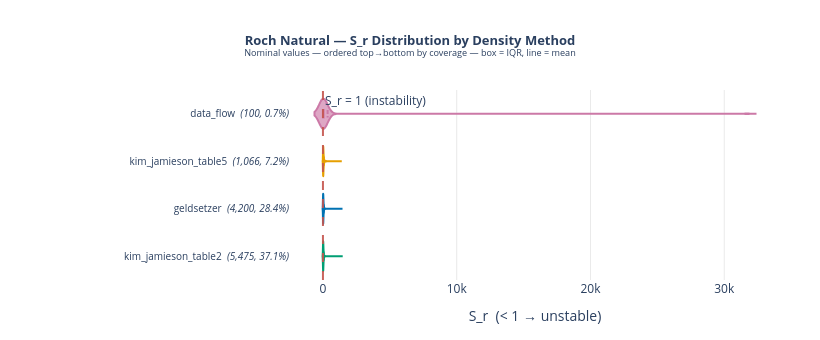

Source (notebook cell):
### Markdown cell above
## 3. Output Value Distributions

Violin plots of S_r (Roch) and g_delta (WEAC) across pathways.
Threshold lines mark the instability boundary for each criterion.

### Code cell
roch_valid   = roch_slab_df[roch_slab_df['s_r_ok']].copy()
methods_by_n = (
    roch_valid.groupby('density_method')['slab_id']
    .count().sort_values(ascending=False).index.tolist()
)

fig = go.Figure()
for dm in reversed(methods_by_n):
    vals  = roch_valid.loc[roch_valid['density_method'] == dm, 's_r'].dropna().values
    if len(vals) == 0:
        continue
    n     = len(vals)
    color = DENSITY_COLORS.get(dm, '#888')
    fig.add_trace(go.Violin(
        x=vals,
        y=[f"{dm}  <i>({n:,}, {n / total_slabs:.1%})</i>"] * n,
        orientation='h',
        name=dm,
        box_visible=True, meanline_visible=True, points=False,
        fillcolor=rgba(color, 0.65),
        line_color=rgba(color, 1.0),
        showlegend=False,
    ))

fig.add_vline(
    x=1.0, line_dash='dash',
    line_color='rgba(196,84,78,0.9)', line_width=2,
    annotation_text='S_r = 1 (instability)', annotation_position='top right',
)
fig.update_layout(
    title=dict(
        text=(
            '<b>Roch Natural — S_r Distribution by Density Method</b><br>'
            '<sup>Nominal values — ordered top→bottom by coverage — '
            'box = IQR, line = mean</sup>'
        ),
        x=0.5, xanchor='center', font=dict(size=13),
    ),
    xaxis=dict(title='S_r  (< 1 → unstable)', gridcolor='rgba(200,200,200,0.4)'),
    yaxis=dict(autorange='reversed', tickfont=dict(size=10)),
    plot_bgcolor='white',
    violingap=0.10,
    width=820, height=340,
    margin=dict(l=290, r=40, t=90, b=60),
)
fig.show()

### Figure 1 — Plotly figure (JSON) as saved in the notebook; plotly's stock layout.template omitted (floating-point values rounded to 4 significant figures; data arrays with more than 128 entries replaced by an {"elided": "..."} marker saying what was removed)
{"data": [{"box": {"visible": true}, "fillcolor": "rgba(204,121,167,0.65)", "line": {"color": "rgba(204,121,167,1.0)"}, "meanline": {"visible": true}, "name": "data_flow", "orientation": "h", "points": false, "showlegend": false, "type": "violin", "x": [28.52, 25.05, 54.58, 54.58, 7.412, 7.412, 83.43, 83.43, 6.818, 8.56, 119.1, 31700.0, 11.67, 25.05, 12.18, 28.76, 3.588, 10.52, 30.88, 7.598, 15.82, 69.31, 5.821, 17.84, 83.26, 238.0, 13.57, 21.57, 15.37, 61.93, 17.23, 57.57, 53.42, 53.42, 53.42, 9.461, 151.7, 14.55, 14.55, 13.27, 13.27, 101.6, 13.95, 13.95, 10.69, 8.555, 13.21, 38.92, 59.46, 6.447, 7.608, 52.31, 52.31, 52.31, 52.31, 16.97, 18.02, 9.112, 8.041, 20.47, 20.52, 9.225, 7.195, 22.65, 15.82, 40.46, 29.0, 221.9, 9.271, 13.74, 19.94, 35.69, 13.86, 3.118, 5.86, 5.86, 28.9, 7.758, 46.53, 26.62, 4.054, 24.75, 43.1, 25.83, 25.83, 88.72, 30.74, 12.33, 20.39, 20.39, 20.39, 15.72, 15.69, 11.99, 10.5, 24.56, 58.48, 16.62, 37.28, 50.24], "y": ["data_flow  <i>(100, 0.7%)</i>", "data_flow  <i>(100, 0.7%)</i>", "data_flow  <i>(100, 0.7%)</i>", "data_flow  <i>(100, 0.7%)</i>", "data_flow  <i>(100, 0.7%)</i>", "data_flow  <i>(100, 0.7%)</i>", "data_flow  <i>(100, 0.7%)</i>", "data_flow  <i>(100, 0.7%)</i>", "data_flow  <i>(100, 0.7%)</i>", "data_flow  <i>(100, 0.7%)</i>", "data_flow  <i>(100, 0.7%)</i>", "data_flow  <i>(100, 0.7%)</i>", "data_flow  <i>(100, 0.7%)</i>", "data_flow  <i>(100, 0.7%)</i>", "data_flow  <i>(100, 0.7%)</i>", "data_flow  <i>(100, 0.7%)</i>", "data_flow  <i>(100, 0.7%)</i>", "data_flow  <i>(100, 0.7%)</i>", "data_flow  <i>(100, 0.7%)</i>", "data_flow  <i>(100, 0.7%)</i>", "data_flow  <i>(100, 0.7%)</i>", "data_flow  <i>(100, 0.7%)</i>", "data_flow  <i>(100, 0.7%)</i>", "data_flow  <i>(100, 0.7%)</i>", "data_flow  <i>(100, 0.7%)</i>", "data_flow  <i>(100, 0.7%)</i>", "data_flow  <i>(100, 0.7%)</i>", "data_flow  <i>(100, 0.7%)</i>", "data_flow  <i>(100, 0.7%)</i>", "data_flow  <i>(100, 0.7%)</i>", "data_flow  <i>(100, 0.7%)</i>", "data_flow  <i>(100, 0.7%)</i>", "data_flow  <i>(100, 0.7%)</i>", "data_flow  <i>(100, 0.7%)</i>", "data_flow  <i>(100, 0.7%)</i>", "data_flow  <i>(100, 0.7%)</i>", "data_flow  <i>(100, 0.7%)</i>", "data_flow  <i>(100, 0.7%)</i>", "data_flow  <i>(100, 0.7%)</i>", "data_flow  <i>(100, 0.7%)</i>", "data_flow  <i>(100, 0.7%)</i>", "data_flow  <i>(100, 0.7%)</i>", "data_flow  <i>(100, 0.7%)</i>", "data_flow  <i>(100, 0.7%)</i>", "data_flow  <i>(100, 0.7%)</i>", "data_flow  <i>(100, 0.7%)</i>", "data_flow  <i>(100, 0.7%)</i>", "data_flow  <i>(100, 0.7%)</i>", "data_flow  <i>(100, 0.7%)</i>", "data_flow  <i>(100, 0.7%)</i>", "data_flow  <i>(100, 0.7%)</i>", "data_flow  <i>(100, 0.7%)</i>", "data_flow  <i>(100, 0.7%)</i>", "data_flow  <i>(100, 0.7%)</i>", "data_flow  <i>(100, 0.7%)</i>", "data_flow  <i>(100, 0.7%)</i>", "data_flow  <i>(100, 0.7%)</i>", "data_flow  <i>(100, 0.7%)</i>", "data_flow  <i>(100, 0.7%)</i>", "data_flow  <i>(100, 0.7%)</i>", "data_flow  <i>(100, 0.7%)</i>", "data_flow  <i>(100, 0.7%)</i>", "data_flow  <i>(100, 0.7%)</i>", "data_flow  <i>(100, 0.7%)</i>", "data_flow  <i>(100, 0.7%)</i>", "data_flow  <i>(100, 0.7%)</i>", "data_flow  <i>(100, 0.7%)</i>", "data_flow  <i>(100, 0.7%)</i>", "data_flow  <i>(100, 0.7%)</i>", "data_flow  <i>(100, 0.7%)</i>", "data_flow  <i>(100, 0.7%)</i>", "data_flow  <i>(100, 0.7%)</i>", "data_flow  <i>(100, 0.7%)</i>", "data_flow  <i>(100, 0.7%)</i>", "data_flow  <i>(100, 0.7%)</i>", "data_flow  <i>(100, 0.7%)</i>", "data_flow  <i>(100, 0.7%)</i>", "data_flow  <i>(100, 0.7%)</i>", "data_flow  <i>(100, 0.7%)</i>", "data_flow  <i>(100, 0.7%)</i>", "data_flow  <i>(100, 0.7%)</i>", "data_flow  <i>(100, 0.7%)</i>", "data_flow  <i>(100, 0.7%)</i>", "data_flow  <i>(100, 0.7%)</i>", "data_flow  <i>(100, 0.7%)</i>", "data_flow  <i>(100, 0.7%)</i>", "data_flow  <i>(100, 0.7%)</i>", "data_flow  <i>(100, 0.7%)</i>", "data_flow  <i>(100, 0.7%)</i>", "data_flow  <i>(100, 0.7%)</i>", "data_flow  <i>(100, 0.7%)</i>", "data_flow  <i>(100, 0.7%)</i>", "data_flow  <i>(100, 0.7%)</i>", "data_flow  <i>(100, 0.7%)</i>", "data_flow  <i>(100, 0.7%)</i>", "data_flow  <i>(100, 0.7%)</i>", "data_flow  <i>(100, 0.7%)</i>", "data_flow  <i>(100, 0.7%)</i>", "data_flow  <i>(100, 0.7%)</i>", "data_flow  <i>(100, 0.7%)</i>"]}, {"box": {"visible": true}, "fillcolor": "rgba(230,159,0,0.65)", "line": {"color": "rgba(230,159,0,1.0)"}, "meanline": {"visible": true}, "name": "kim_jamieson_table5", "orientation": "h", "points": false, "showlegend": false, "type": "violin", "x": {"elided": "1066 float values"}, "y": {"elided": "1066 str values"}}, {"box": {"visible": true}, "fillcolor": "rgba(0,114,178,0.65)", "line": {"color": "rgba(0,114,178,1.0)"}, "meanline": {"visible": true}, "name": "geldsetzer", "orientation": "h", "points": false, "showlegend": false, "type": "violin", "x": {"elided": "4200 float values"}, "y": {"elided": "4200 str values"}}, {"box": {"visible": true}, "fillcolor": "rgba(0,158,115,0.65)", "line": {"color": "rgba(0,158,115,1.0)"}, "meanline": {"visible": true}, "name": "kim_jamieson_table2", "orientation": "h", "points": false, "showlegend": false, "type": "violin", "x": {"elided": "5475 float values"}, "y": {"elided": "5475 str values"}}], "layout": {"annotations": [{"showarrow": false, "text": "S_r = 1 (instability)", "x": 1, "xanchor": "left", "xref": "x", "y": 1, "yanchor": "top", "yref": "y domain"}], "height": 340, "margin": {"b": 60, "l": 290, "r": 40, "t": 90}, "plot_bgcolor": "white", "shapes": [{"line": {"color": "rgba(196,84,78,0.9)", "dash": "dash", "width": 2}, "type": "line", "x0": 1, "x1": 1, "xref": "x", "y0": 0, "y1": 1, "yref": "y domain"}], "title": {"font": {"size": 13}, "text": "<b>Roch Natural — S_r Distribution by Density Method</b><br><sup>Nominal values — ordered top→bottom by coverage — box = IQR, line = mean</sup>", "x": 0.5, "xanchor": "center"}, "violingap": 0.1, "width": 820, "xaxis": {"gridcolor": "rgba(200,200,200,0.4)", "title": {"text": "S_r  (< 1 → unstable)"}}, "yaxis": {"autorange": "reversed", "tickfont": {"size": 10}}}}
